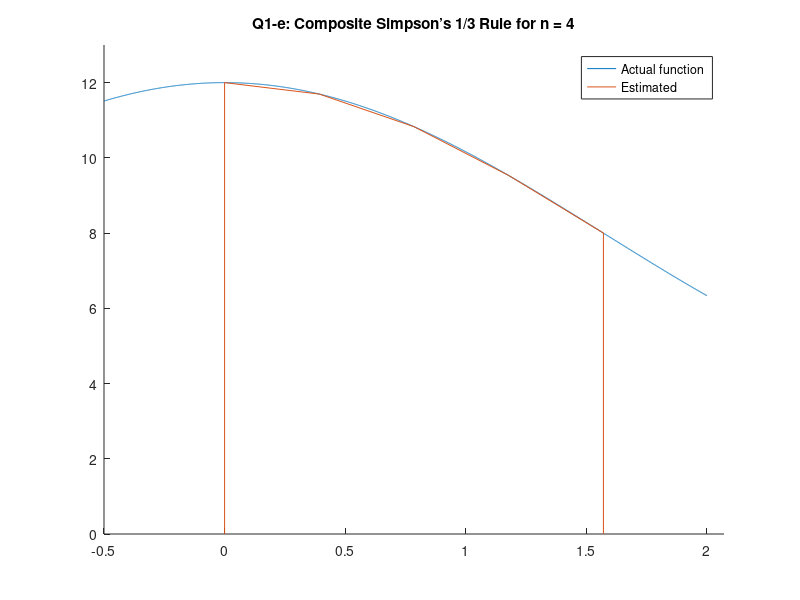

Reproduce this figure in MATLAB.
clear
close all
format long

% The given function
func = @(x) 8 + 4.*cos(x);
lower_bound = 0;
upper_bound = pi / 2;
actual = 8 * (upper_bound - lower_bound) + 4 * (sin(upper_bound) - sin(lower_bound));

n = 4;
step_size = (upper_bound + lower_bound) / n;
x_step = lower_bound: step_size: upper_bound;

% Simpson's 1/3 Rule for n = 4
% add 1, for counting the interior points
odd = sum(func(x_step(1+1:2:end-1)));
even = sum(func(x_step(2+1:2:end-2)));
estimated = step_size / 3 * (func(x_step(1)) + 4 * odd + 2 * even + func(x_step(end)));
% The error
error_value = abs(estimated - actual) / actual;

% Print out the information
fprintf('Q1-e: Composite Simpson’s 1/3 Rule for n = 4\n');
fprintf('Estimated Value: %.10f\n', estimated);
fprintf('Actual Value:    %.10f\n', actual);
fprintf('Percent Error:   %.5f%%\n', error_value * 100);

% Plot the figure
hold on;
x = -0.5: 0.001: 2;
plot(x, func(x));
plot([lower_bound x_step upper_bound] , [0 func(x_step) 0]);
xlim([lower_bound-0.5 upper_bound+0.5]);
ylim([0 13])
title('Q1-e: Composite Simpson’s 1/3 Rule for n = 4')
legend("Actual function", "Estimated");